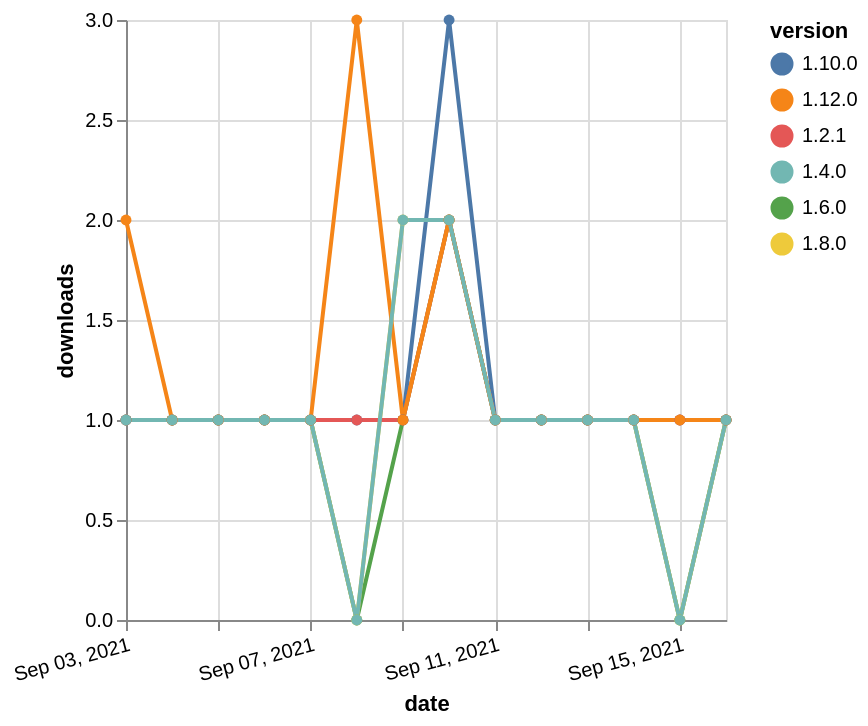

Specify this chart in Vega-Lite:
### Vega-Lite specification from a JSON file in a GitHub repository (floating-point values rounded to 4 significant figures)
{"$schema": "https://vega.github.io/schema/vega-lite/v5.json", "description": "A simple bar chart with embedded data.", "data": {"values": [{"date": "2021-09-03", "total": 185, "delta": 1, "version": "1.6.0"}, {"date": "2021-09-04", "total": 186, "delta": 1, "version": "1.6.0"}, {"date": "2021-09-05", "total": 187, "delta": 1, "version": "1.6.0"}, {"date": "2021-09-06", "total": 188, "delta": 1, "version": "1.6.0"}, {"date": "2021-09-07", "total": 189, "delta": 1, "version": "1.6.0"}, {"date": "2021-09-08", "total": 189, "delta": 0, "version": "1.6.0"}, {"date": "2021-09-09", "total": 190, "delta": 1, "version": "1.6.0"}, {"date": "2021-09-10", "total": 192, "delta": 2, "version": "1.6.0"}, {"date": "2021-09-11", "total": 193, "delta": 1, "version": "1.6.0"}, {"date": "2021-09-12", "total": 194, "delta": 1, "version": "1.6.0"}, {"date": "2021-09-13", "total": 195, "delta": 1, "version": "1.6.0"}, {"date": "2021-09-14", "total": 196, "delta": 1, "version": "1.6.0"}, {"date": "2021-09-15", "total": 196, "delta": 0, "version": "1.6.0"}, {"date": "2021-09-16", "total": 197, "delta": 1, "version": "1.6.0"}, {"date": "2021-09-03", "total": 161, "delta": 1, "version": "1.8.0"}, {"date": "2021-09-04", "total": 162, "delta": 1, "version": "1.8.0"}, {"date": "2021-09-05", "total": 163, "delta": 1, "version": "1.8.0"}, {"date": "2021-09-06", "total": 164, "delta": 1, "version": "1.8.0"}, {"date": "2021-09-07", "total": 165, "delta": 1, "version": "1.8.0"}, {"date": "2021-09-08", "total": 165, "delta": 0, "version": "1.8.0"}, {"date": "2021-09-09", "total": 167, "delta": 2, "version": "1.8.0"}, {"date": "2021-09-10", "total": 169, "delta": 2, "version": "1.8.0"}, {"date": "2021-09-11", "total": 170, "delta": 1, "version": "1.8.0"}, {"date": "2021-09-12", "total": 171, "delta": 1, "version": "1.8.0"}, {"date": "2021-09-13", "total": 172, "delta": 1, "version": "1.8.0"}, {"date": "2021-09-14", "total": 173, "delta": 1, "version": "1.8.0"}, {"date": "2021-09-15", "total": 173, "delta": 0, "version": "1.8.0"}, {"date": "2021-09-16", "total": 174, "delta": 1, "version": "1.8.0"}, {"date": "2021-09-03", "total": 193, "delta": 1, "version": "1.10.0"}, {"date": "2021-09-04", "total": 194, "delta": 1, "version": "1.10.0"}, {"date": "2021-09-05", "total": 195, "delta": 1, "version": "1.10.0"}, {"date": "2021-09-06", "total": 196, "delta": 1, "version": "1.10.0"}, {"date": "2021-09-07", "total": 197, "delta": 1, "version": "1.10.0"}, {"date": "2021-09-08", "total": 198, "delta": 1, "version": "1.10.0"}, {"date": "2021-09-09", "total": 199, "delta": 1, "version": "1.10.0"}, {"date": "2021-09-10", "total": 202, "delta": 3, "version": "1.10.0"}, {"date": "2021-09-11", "total": 203, "delta": 1, "version": "1.10.0"}, {"date": "2021-09-12", "total": 204, "delta": 1, "version": "1.10.0"}, {"date": "2021-09-13", "total": 205, "delta": 1, "version": "1.10.0"}, {"date": "2021-09-14", "total": 206, "delta": 1, "version": "1.10.0"}, {"date": "2021-09-15", "total": 207, "delta": 1, "version": "1.10.0"}, {"date": "2021-09-16", "total": 208, "delta": 1, "version": "1.10.0"}, {"date": "2021-09-03", "total": 239, "delta": 1, "version": "1.2.1"}, {"date": "2021-09-04", "total": 240, "delta": 1, "version": "1.2.1"}, {"date": "2021-09-05", "total": 241, "delta": 1, "version": "1.2.1"}, {"date": "2021-09-06", "total": 242, "delta": 1, "version": "1.2.1"}, {"date": "2021-09-07", "total": 243, "delta": 1, "version": "1.2.1"}, {"date": "2021-09-08", "total": 244, "delta": 1, "version": "1.2.1"}, {"date": "2021-09-09", "total": 245, "delta": 1, "version": "1.2.1"}, {"date": "2021-09-10", "total": 247, "delta": 2, "version": "1.2.1"}, {"date": "2021-09-11", "total": 248, "delta": 1, "version": "1.2.1"}, {"date": "2021-09-12", "total": 249, "delta": 1, "version": "1.2.1"}, {"date": "2021-09-13", "total": 250, "delta": 1, "version": "1.2.1"}, {"date": "2021-09-14", "total": 251, "delta": 1, "version": "1.2.1"}, {"date": "2021-09-15", "total": 252, "delta": 1, "version": "1.2.1"}, {"date": "2021-09-16", "total": 253, "delta": 1, "version": "1.2.1"}, {"date": "2021-09-03", "total": 120, "delta": 2, "version": "1.12.0"}, {"date": "2021-09-04", "total": 121, "delta": 1, "version": "1.12.0"}, {"date": "2021-09-05", "total": 122, "delta": 1, "version": "1.12.0"}, {"date": "2021-09-06", "total": 123, "delta": 1, "version": "1.12.0"}, {"date": "2021-09-07", "total": 124, "delta": 1, "version": "1.12.0"}, {"date": "2021-09-08", "total": 127, "delta": 3, "version": "1.12.0"}, {"date": "2021-09-09", "total": 128, "delta": 1, "version": "1.12.0"}, {"date": "2021-09-10", "total": 130, "delta": 2, "version": "1.12.0"}, {"date": "2021-09-11", "total": 131, "delta": 1, "version": "1.12.0"}, {"date": "2021-09-12", "total": 132, "delta": 1, "version": "1.12.0"}, {"date": "2021-09-13", "total": 133, "delta": 1, "version": "1.12.0"}, {"date": "2021-09-14", "total": 134, "delta": 1, "version": "1.12.0"}, {"date": "2021-09-15", "total": 135, "delta": 1, "version": "1.12.0"}, {"date": "2021-09-16", "total": 136, "delta": 1, "version": "1.12.0"}, {"date": "2021-09-03", "total": 196, "delta": 1, "version": "1.4.0"}, {"date": "2021-09-04", "total": 197, "delta": 1, "version": "1.4.0"}, {"date": "2021-09-05", "total": 198, "delta": 1, "version": "1.4.0"}, {"date": "2021-09-06", "total": 199, "delta": 1, "version": "1.4.0"}, {"date": "2021-09-07", "total": 200, "delta": 1, "version": "1.4.0"}, {"date": "2021-09-08", "total": 200, "delta": 0, "version": "1.4.0"}, {"date": "2021-09-09", "total": 202, "delta": 2, "version": "1.4.0"}, {"date": "2021-09-10", "total": 204, "delta": 2, "version": "1.4.0"}, {"date": "2021-09-11", "total": 205, "delta": 1, "version": "1.4.0"}, {"date": "2021-09-12", "total": 206, "delta": 1, "version": "1.4.0"}, {"date": "2021-09-13", "total": 207, "delta": 1, "version": "1.4.0"}, {"date": "2021-09-14", "total": 208, "delta": 1, "version": "1.4.0"}, {"date": "2021-09-15", "total": 208, "delta": 0, "version": "1.4.0"}, {"date": "2021-09-16", "total": 209, "delta": 1, "version": "1.4.0"}]}, "width": "container", "mark": {"type": "line", "point": {"filled": true}}, "encoding": {"x": {"field": "date", "type": "temporal", "timeUnit": "yearmonthdate", "title": "date", "axis": {"labelAngle": -15}}, "y": {"field": "delta", "type": "quantitative", "title": "downloads"}, "color": {"field": "version", "type": "nominal"}, "tooltip": {"field": "delta"}}}
